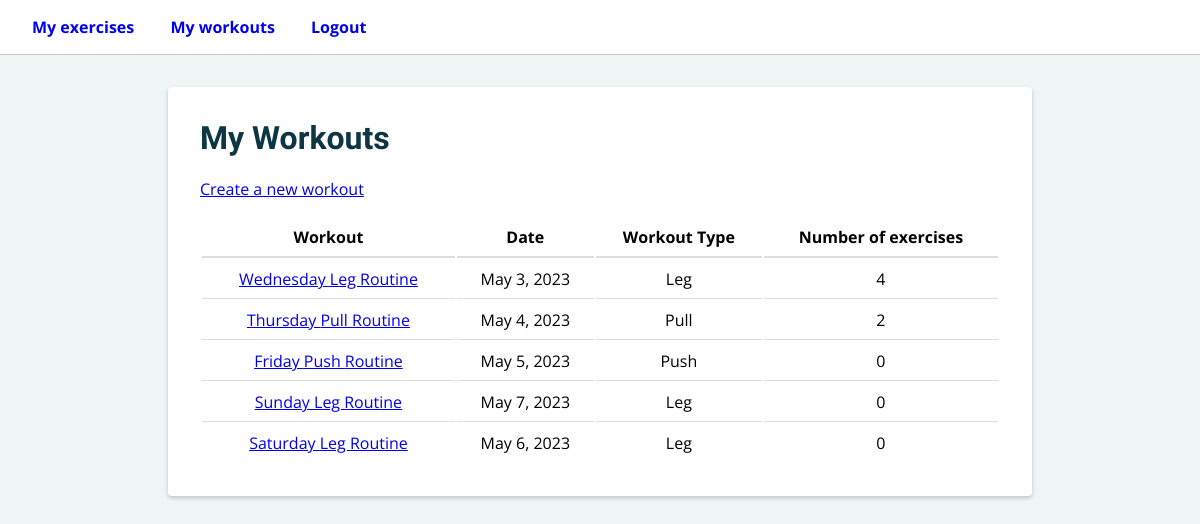
The app's page /workouts/ (signed in) with its own data.
### workouts/models.py (models this page shows, shortened)
class Workout(models.Model):
    title = models.CharField(max_length=200)
    date = models.DateField()
    workout_type = models.CharField(max_length=4, choices=WORKOUTTYPE_CHOICES)
    notes = models.TextField(blank=True)
    owner = models.ForeignKey(
        settings.AUTH_USER_MODEL,
        related_name="workouts",
        on_delete=models.CASCADE,
        null=True,
    )
    def exercise_count(self):
        return self.exercises.count()

### workouts/views.py (the view)
# urls.py: path("", list_workouts, name='list_workouts'),
@login_required
def list_workouts(request):
    list_workouts = Workout.objects.filter(owner=request.user)
    context = {
        'list_workouts': list_workouts,
    }
    return render(request, 'workouts/list.html', context)

### workouts/templates/workouts/list.html (shortened to what this page needs)
{% extends 'base.html' %}
{% block content %}
<main>
    <div class="workout-list">
        <h1>My Workouts</h1>
        <p><a href="{% url 'create_workout' %}">Create a new workout</a></p>
        {% if list_workouts|length == 0 %}
        <p>You have no workouts</p>
        {% else %}
        <table>
            <thead>
                <tr>
                    <th>Workout</th>
                    <th>Date</th>
                    <th>Workout Type</th>
                    <th>Number of exercises</th>
                </tr>
            </thead>
            <tbody>
                {% for workout in list_workouts %}
                <tr>
                    <td><a href="{% url 'show_workout' workout.id %}">{{ workout.date|date:"l" }} {{ workout.workout_type }} Routine</a></td>
                    <td> {{ workout.date|date:"M j, Y" }} </td>
                    <td> {{ workout.workout_type }}</td>
                    <td> {{ workout.exercise_count }}</td>
                </tr>
                {% endfor %}
            </tbody>
        </table>
        {% endif %}
    </div>
</main>
{% endblock content %}

### workouts/static/css/workouts.css (style rules this page uses)
body, input, textarea, button, select { font-family: 'Open Sans', sans-serif; font-size: 16px; margin: 0; padding: 0; }
html, body { background-color: #EFF5F5; }
table { width: 100%; }
.exercise-form h1, .login-form h1, .signup-form h1, .workout-list h1, .workout-form h1, .workout-detail h1, .my-exercises-list h1 { font-family:'Work Sans', sans-serif; color: #0D3642; margin-top: 0; }
.my-exercises-list, .workout-list, .workout-detail { background-color: white; border-radius: 4px; box-shadow: 0 2px 4px rgba(0, 0, 0, 0.2); margin: auto; max-width: 800px; padding: 2em; }
.my-exercises-list th, .my-exercises-list td, .workout-list th, .workout-list td, .workout-detail th, .workout-detail td { padding: .5em; }
.my-exercises-list thead tr th, .workout-list thead tr th, .workout-detail thead tr th { border-bottom: 2px solid #DEDEDE; }
.my-exercises-list tbody td:nth-child(2), .my-exercises-list tbody td:nth-child(3), .my-exercises-list tbody td:nth-child(4), .workout-list tbody tr td, .workout-detail tbody td:nth-child(2), .workout-detail tbody td:nth-child(3), .workout-detail tbody td:nth-child(4), .workout-detail tbody td:nth-child(5) { text-align: center; }
.my-exercises-list tbody :not(tr:last-child) td, .workout-list tbody :not(tr:last-child) td, .workout-detail tbody :not(tr:last-child) td { border-bottom: 1px solid #DEDEDE; }

### records on screen
Workout: date "Wednesday", workout_type "Leg", date "May 3, 2023", exercise_count "4"
Workout: date "Thursday", workout_type "Pull", date "May 4, 2023", exercise_count "2"
Workout: date "Friday", workout_type "Push", date "May 5, 2023", exercise_count "0"
Workout: date "Sunday", workout_type "Leg", date "May 7, 2023", exercise_count "0"
Workout: date "Saturday", workout_type "Leg", date "May 6, 2023", exercise_count "0"
